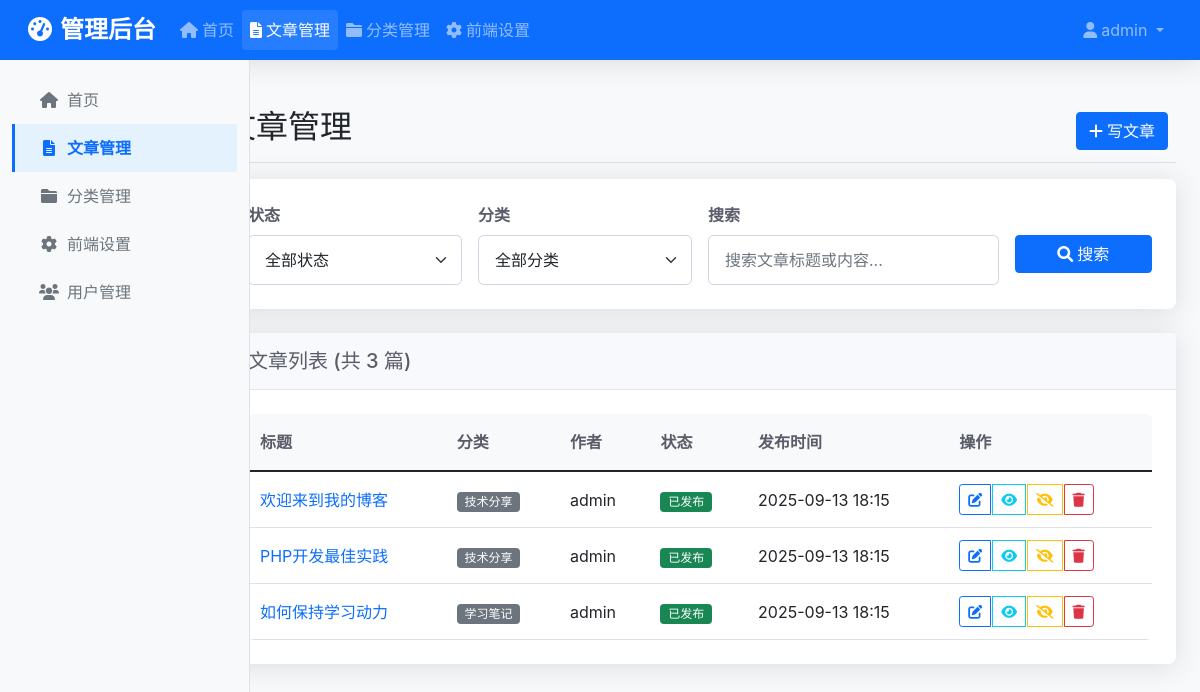
Screenshot of /admin/posts.php (signed in) with the database file from the repository.
### tables this page shows
CREATE TABLE users (
    id INT AUTO_INCREMENT PRIMARY KEY,
    username VARCHAR(50) NOT NULL UNIQUE,
    email VARCHAR(100) NOT NULL UNIQUE,
    password VARCHAR(255) NOT NULL,
    role ENUM('admin', 'editor') DEFAULT 'editor',
    created_at TIMESTAMP DEFAULT CURRENT_TIMESTAMP,
    updated_at TIMESTAMP DEFAULT CURRENT_TIMESTAMP ON UPDATE CURRENT_TIMESTAMP
);

CREATE TABLE posts (
    id INT AUTO_INCREMENT PRIMARY KEY,
    title VARCHAR(255) NOT NULL,
    slug VARCHAR(255) NOT NULL UNIQUE,
    content LONGTEXT NOT NULL,
    excerpt TEXT,
    featured_image VARCHAR(255),
    category_id INT,
    author_id INT NOT NULL,
    status ENUM('draft', 'published') DEFAULT 'draft',
    published_at TIMESTAMP NULL,
    created_at TIMESTAMP DEFAULT CURRENT_TIMESTAMP,
    updated_at TIMESTAMP DEFAULT CURRENT_TIMESTAMP ON UPDATE CURRENT_TIMESTAMP,
    FOREIGN KEY (category_id) REFERENCES categories(id) ON DELETE SET NULL,
    FOREIGN KEY (author_id) REFERENCES users(id) ON DELETE CASCADE
);

CREATE TABLE categories (
    id INT AUTO_INCREMENT PRIMARY KEY,
    name VARCHAR(100) NOT NULL,
    slug VARCHAR(100) NOT NULL UNIQUE,
    description TEXT,
    created_at TIMESTAMP DEFAULT CURRENT_TIMESTAMP
);

### admin/auth.php (called while the page is built, shortened)
<?php
require_once '../classes/Database.php';
require_once '../classes/User.php';
$user = new User();
$currentUser = $user->getUserById($_SESSION['user_id']);
?>

### classes/User.php (called while the page is built, shortened)
<?php
class User {
    private $db;
    public function __construct() {
        $this->db = new Database();
    }
    public function getUserById($id) {
        return $this->db->queryOne("SELECT * FROM users WHERE id = ?", [$id]);
    }
}
?>

### classes/Database.php (called while the page is built, shortened)
<?php
class Database {
    private $host;
    private $db_name;
    private $username;
    private $password;
    private $charset;
    private $pdo;
    public function __construct() {
        $this->host = DB_HOST;
        $this->db_name = DB_NAME;
        $this->username = DB_USER;
        $this->password = DB_PASS;
        $this->charset = DB_CHARSET;
    }
    public function getConnection() {
        if ($this->pdo === null) {
            try {
                $dsn = "mysql:host={$this->host};dbname={$this->db_name};charset={$this->charset}";
                $options = [
                    PDO::ATTR_ERRMODE => PDO::ERRMODE_EXCEPTION,
                    PDO::ATTR_DEFAULT_FETCH_MODE => PDO::FETCH_ASSOC,
                    PDO::ATTR_EMULATE_PREPARES => false,
                ];
                $this->pdo = new PDO($dsn, $this->username, $this->password, $options);
            } catch (PDOException $e) {
                throw new PDOException($e->getMessage(), (int)$e->getCode());
            }
        }
        return $this->pdo;
    }
    public function query($sql, $params = []) {
        try {
            $stmt = $this->getConnection()->prepare($sql);
            $stmt->execute($params);
            return $stmt->fetchAll();
        } catch (PDOException $e) {
            throw new PDOException($e->getMessage(), (int)$e->getCode());
        }
    }
    public function queryOne($sql, $params = []) {
        try {
            $stmt = $this->getConnection()->prepare($sql);
            $stmt->execute($params);
            return $stmt->fetch();
        } catch (PDOException $e) {
            throw new PDOException($e->getMessage(), (int)$e->getCode());
        }
    }
}
?>

### classes/Post.php (called while the page is built, shortened)
<?php
class Post {
    private $db;
    public function __construct() {
        $this->db = new Database();
    }
    public function getAllPosts($page = 1, $limit = 10) {
        $offset = ($page - 1) * $limit;
        $sql = "SELECT p.*, c.name as category_name, u.username as author_name
                FROM posts p
                LEFT JOIN categories c ON p.category_id = c.id
                LEFT JOIN users u ON p.author_id = u.id
                ORDER BY p.created_at DESC
                LIMIT ? OFFSET ?";
        return $this->db->query($sql, [$limit, $offset]);
    }
}
?>

### admin/posts.php (the view, shortened to what this page needs)
<?php
require_once 'auth.php';
require_once '../classes/Post.php';
$post = new Post();
$page = isset($_GET['page']) ? (int)$_GET['page'] : 1;
$search = isset($_GET['search']) ? trim($_GET['search']) : '';
$posts = $post->getAllPosts($page, 10);
$totalPosts = count($post->getAllPosts(1, 9999));
?>
<!DOCTYPE html>
<html lang="zh-CN">
<head>
    <link href="https://cdn.jsdelivr.net/npm/bootstrap@5.1.3/dist/css/bootstrap.min.css" rel="stylesheet">
    <link href="https://cdnjs.cloudflare.com/ajax/libs/font-awesome/6.0.0/css/all.min.css" rel="stylesheet">
    <link href="../assets/css/admin.css" rel="stylesheet">
</head>
<body>
    <nav class="navbar navbar-expand-lg navbar-dark bg-primary">
        <div class="container-fluid">
            <a class="navbar-brand fw-bold" href="dashboard.php">
                <i class="fas fa-tachometer-alt me-2"></i>管理后台
            </a>
            <div class="collapse navbar-collapse" id="navbarNav">
                <ul class="navbar-nav me-auto">
                    <li class="nav-item">
                        <a class="nav-link" href="dashboard.php">
                            <i class="fas fa-home me-1"></i>首页
                        </a>
                    </li>
                    <li class="nav-item">
                        <a class="nav-link active" href="posts.php">
                            <i class="fas fa-file-alt me-1"></i>文章管理
                        </a>
                    </li>
                    <li class="nav-item">
                        <a class="nav-link" href="categories.php">
                            <i class="fas fa-folder me-1"></i>分类管理
                        </a>
                    </li>
                    <li class="nav-item">
                        <a class="nav-link" href="settings.php">
                            <i class="fas fa-cog me-1"></i>前端设置
                        </a>
                    </li>
                </ul>
                <ul class="navbar-nav">
                    <li class="nav-item dropdown">
                        <a class="nav-link dropdown-toggle" href="#" id="navbarDropdown" role="button" data-bs-toggle="dropdown">
                            <i class="fas fa-user me-1"></i><?php echo htmlspecialchars($currentUser['username']); ?>
                        </a>
                    </li>
                </ul>
            </div>
        </div>
    </nav>
    <div class="container-fluid">
        <div class="row">
            <div class="col-md-3 col-lg-2 bg-light sidebar">
                <div class="position-sticky pt-3">
                    <ul class="nav flex-column">
                        <li class="nav-item">
                            <a class="nav-link" href="dashboard.php">
                                <i class="fas fa-home me-2"></i>首页
                            </a>
                        </li>
                        <li class="nav-item">
                            <a class="nav-link active" href="posts.php">
                                <i class="fas fa-file-alt me-2"></i>文章管理
                            </a>
                        </li>
                        <li class="nav-item">
                            <a class="nav-link" href="categories.php">
                                <i class="fas fa-folder me-2"></i>分类管理
                            </a>
                        </li>
                        <li class="nav-item">
                            <a class="nav-link" href="settings.php">
                                <i class="fas fa-cog me-2"></i>前端设置
                            </a>
                        </li>
                        <li class="nav-item">
                            <a class="nav-link" href="users.php">
                                <i class="fas fa-users me-2"></i>用户管理
                            </a>
                        </li>
                    </ul>
                </div>
            </div>
            <main class="col-md-9 ms-sm-auto col-lg-10 px-md-4">
                <div class="d-flex justify-content-between flex-wrap flex-md-nowrap align-items-center pt-3 pb-2 mb-3 border-bottom">
                    <h1 class="h2">文章管理</h1>
                    <div class="btn-toolbar mb-2 mb-md-0">
                        <div class="btn-group me-2">
                            <a href="post-edit.php" class="btn btn-primary">
                                <i class="fas fa-plus me-1"></i>写文章
                            </a>
                        </div>
                    </div>
                </div>
                <div class="card mb-4">
                    <div class="card-body">
                        <form method="GET" class="row g-3">
                            <div class="col-md-3">
                                <label for="status" class="form-label">状态</label>
                                <select class="form-select" id="status" name="status">
                                    <option value="">全部状态</option>
                                </select>
                            </div>
                            <div class="col-md-3">
                                <label for="category" class="form-label">分类</label>
                                <select class="form-select" id="category" name="category">
                                    <option value="">全部分类</option>
                                </select>
                            </div>
                            <div class="col-md-4">
                                <label for="search" class="form-label">搜索</label>
                                <input type="text" class="form-control" id="search" name="search"
                                       value="<?php echo htmlspecialchars($search); ?>" placeholder="搜索文章标题或内容...">
                            </div>
                            <div class="col-md-2">
                                <label class="form-label">&nbsp;</label>
                                <div class="d-grid">
                                    <button type="submit" class="btn btn-primary">
                                        <i class="fas fa-search me-1"></i>搜索
                                    </button>
                                </div>
                            </div>
                        </form>
                    </div>
                </div>
                <div class="card">
                    <div class="card-header">
                        <h5 class="mb-0">文章列表 (共 <?php echo $totalPosts; ?> 篇)</h5>
                    </div>
                    <div class="card-body">
                        <div class="table-responsive">
                            <table class="table table-hover">
                                <thead>
                                    <tr>
                                        <th>标题</th>
                                        <th>分类</th>
                                        <th>作者</th>
                                        <th>状态</th>
                                        <th>发布时间</th>
                                        <th>操作</th>
                                    </tr>
                                </thead>
                                <tbody>
                                    <?php foreach ($posts as $article): ?>
                                    <tr>
                                        <td>
                                            <a href="post-edit.php?id=<?php echo $article['id']; ?>" class="text-decoration-none">
                                                <?php echo htmlspecialchars($article['title']); ?>
                                            </a>
                                        </td>
                                        <td>
                                            <?php if ($article['category_name']): ?>
                                                <span class="badge bg-secondary"><?php echo htmlspecialchars($article['category_name']); ?></span>
                                            <?php else: ?>
                                                <span class="text-muted">未分类</span>
                                            <?php endif; ?>
                                        </td>
                                        <td><?php echo htmlspecialchars($article['author_name']); ?></td>
                                        <td>
                                            <?php if ($article['status'] === 'published'): ?>
                                                <span class="badge bg-success">已发布</span>
                                            <?php else: ?>
                                                <span class="badge bg-warning">草稿</span>
                                            <?php endif; ?>
                                        </td>
                                        <td>
                                            <?php if ($article['published_at']): ?>
                                                <?php echo date('Y-m-d H:i', strtotime($article['published_at'])); ?>
                                            <?php else: ?>
                                                <span class="text-muted">未发布</span>
                                            <?php endif; ?>
                                        </td>
                                        <td>
                                            <div class="btn-group btn-group-sm" role="group">
                                                <a href="post-edit.php?id=<?php echo $article['id']; ?>"
                                                   class="btn btn-outline-primary" title="编辑">
                                                    <i class="fas fa-edit"></i>
                                                </a>
                                                <a href="../post.php?slug=<?php echo $article['slug']; ?>"
                                                   target="_blank" class="btn btn-outline-info" title="预览">
                                                    <i class="fas fa-eye"></i>
                                                </a>
                                                <a href="?action=toggle_status&id=<?php echo $article['id']; ?>"
                                                   class="btn btn-outline-<?php echo $article['status'] === 'published' ? 'warning' : 'success'; ?>"
                                                   title="<?php echo $article['status'] === 'published' ? '设为草稿' : '发布'; ?>"
                                                   onclick="return confirm('确定要<?php echo $article['status'] === 'published' ? '设为草稿' : '发布'; ?>这篇文章吗？')">
                                                    <i class="fas fa-<?php echo $article['status'] === 'published' ? 'eye-slash' : 'check'; ?>"></i>
                                                </a>
                                                <a href="?action=delete&id=<?php echo $article['id']; ?>"
                                                   class="btn btn-outline-danger" title="删除"
                                                   onclick="return confirm('确定要删除这篇文章吗？此操作不可恢复！')">
                                                    <i class="fas fa-trash"></i>
                                                </a>
                                            </div>
                                        </td>
                                    </tr>
                                    <?php endforeach; ?>
                                </tbody>
                            </table>
                        </div>
                    </div>
                </div>
            </main>
        </div>
    </div>
</body>
</html>

### rows the page displays
users: username "admin"
posts: title "欢迎来到我的博客", category.name "技术分享", author.username "admin", status "已发布", published_at "2025-09-13 18:15"
posts: title "PHP开发最佳实践", category.name "技术分享", author.username "admin", status "已发布", published_at "2025-09-13 18:15"
posts: title "如何保持学习动力", category.name "学习笔记", author.username "admin", status "已发布", published_at "2025-09-13 18:15"

### other values shown
$totalPosts "3"
